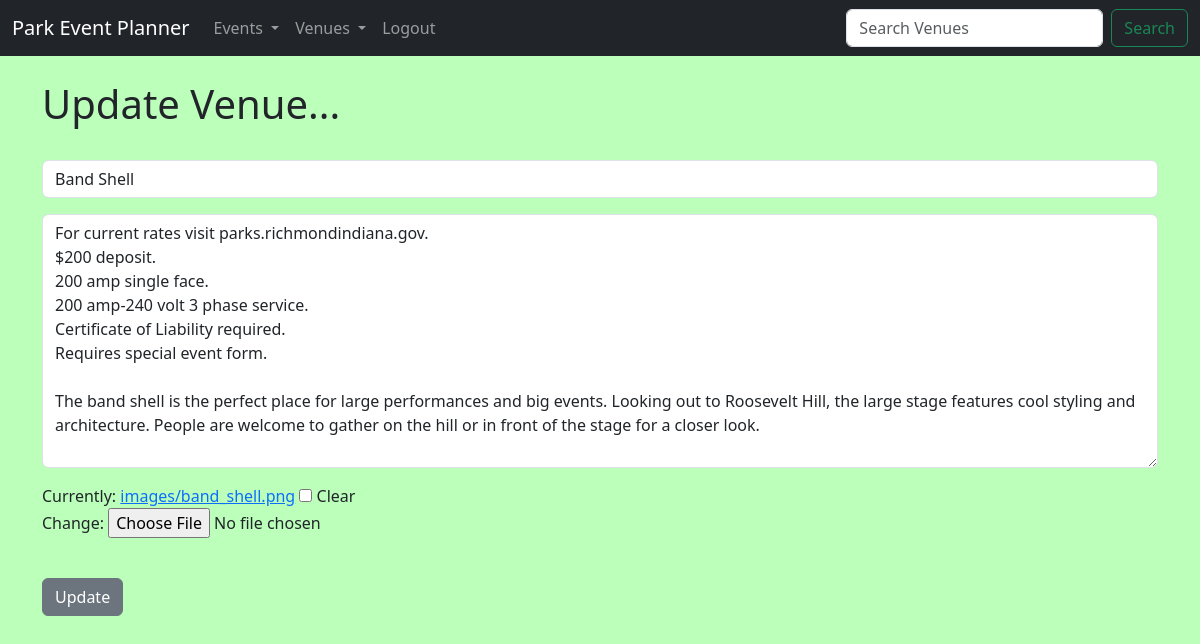
Page /update_venue/24 (signed in) on the committed database.
### events/models.py (models this page shows, shortened)
class Venue(models.Model):
	name = models.CharField('Venue Name', max_length=120)
	description = models.TextField(blank=True)
	owner = models.IntegerField("Venue Owner", blank=False, default=1)
	venue_image = models.ImageField(null=True, blank=True, upload_to="images/")

### events/views.py (the view)
# urls.py: path('update_venue/<venue_id>', views.update_venue, name="update-venue"),
def update_venue(request, venue_id):
	venue = Venue.objects.get(pk=venue_id)
	form = VenueForm(request.POST or None, request.FILES or None, instance=venue) # the form is populated with the previous Venue data
	if form.is_valid():
		form.save()
		return redirect('list-venues')
	return render(request, 'events/update_venue.html', {'venue': venue, 'form': form})

### events/forms.py
class VenueForm(ModelForm):
	class Meta: # Meta helps to define things in a class for Django
		model = Venue
		fields = ('name', 'description', 'venue_image')
		labels = {
			'name': '',
			'description': '',
			'venue_image': '',
		}
		widgets = {
			'name': forms.TextInput(attrs={'class':'form-control', 'placeholder':'Venue Name'}),
			'description': forms.Textarea(attrs={'class':'form-control', 'placeholder':'Venue Description'}),
		}

### events/templates/events/update_venue.html (shortened to what this page needs)
{% extends 'events/base.html' %}
{% block content %}
{% if user.is_authenticated %}
	<h1>Update Venue...</h1>
	<br/>
	<form action="" method="POST" enctype="multipart/form-data">
		{{ form.as_p }}
		<br/>
		<input type="submit" value="Update" class="btn btn-secondary">
{% else %}
	<h1>Must be Logged In to update venues.</h1>
	<a href="{% url 'login' %}">Login Here</a>
{% endif %}
{% endblock %}

### static/css/parkstyle.css (style rules this page uses)
body { background: #bbffba }

### rows in the picture
Venue: name "Band Shell", description "For current rates visit parks.richmondindiana.gov. $200 deposit. 200 amp single face. 200 amp-240 volt 3 phase service. Certificate of Liability required. Requires special event form. The band shell is the perfect place for large performances and big events. Looking out to Roosevelt Hill, the large stage features cool styling and architecture. People are welcome to gather on the hill or in front of the stage for a closer look."
